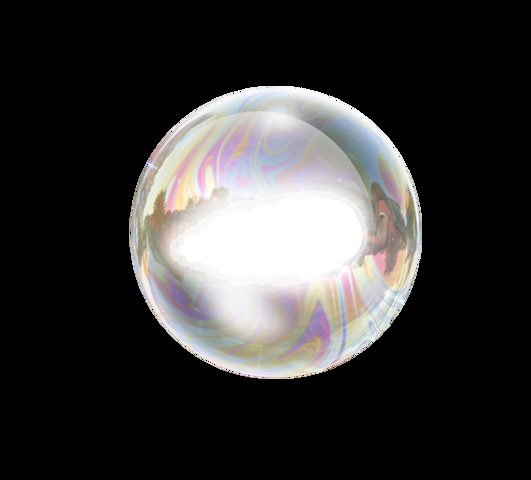
#> input picture Assets/bubble.png, 531 x 480 px, found by its file name
$ python bubble.py
#> lines starting #> are read from the running program, lines starting #| are printed output that depends on the picture
import cv2
import numpy as np
import random
import time

# Bubble class to manage individual bubbles
class Bubble:
    def __init__(self, x, y, radius, delay):
        self.x = x
        self.y = y
        self.radius = radius
        self.delay = delay  # Time delay for the bubble to appear
        self.start_time = time.time()  # Record the start time
        self.active = False  # Whether the bubble is active/visible

    def move(self):
        # Activate the bubble after the delay
        if not self.active and (time.time() - self.start_time) > self.delay:
            self.active = True

        # Move the bubble upward if it's active
        if self.active:
            self.y -= random.randint(1, 5)
            # If the bubble goes above the screen, reset its position and delay
            if self.y < -self.radius:
                self.reset()

    def reset(self):
        self.y = random.randint(480, 500)  # Reset to bottom
        self.x = random.randint(0, 640)  # Randomize horizontal position
        self.radius = random.randint(5, 15)  # Randomize size
        self.delay = random.uniform(0.5, 3)  # Randomize delay
        self.start_time = time.time()  # Reset the timer
        self.active = False  # Deactivate until delay passes

def overlay_png(frame, bubble_png, x, y, size):
    # Resize the PNG bubble to match the given size
    bubble_resized = cv2.resize(bubble_png, (size, size), interpolation=cv2.INTER_AREA)

    # Extract the alpha channel and RGB channels
    b_h, b_w, _ = bubble_resized.shape
    alpha = bubble_resized[:, :, 3] / 255.0  # Normalize alpha to [0, 1]
    bubble_rgb = bubble_resized[:, :, :3]

    # Ensure the bubble is within the frame bounds
    y1, y2 = max(0, y - b_h // 2), min(frame.shape[0], y + b_h // 2)
    x1, x2 = max(0, x - b_w // 2), min(frame.shape[1], x + b_w // 2)

    # Adjust bubble and alpha dimensions if cropped by the frame
    b_y1 = max(0, -y + b_h // 2)
    b_y2 = b_y1 + (y2 - y1)
    b_x1 = max(0, -x + b_w // 2)
    b_x2 = b_x1 + (x2 - x1)

    # Check for valid crop dimensions
    if y1 < y2 and x1 < x2 and b_y1 < b_y2 and b_x1 < b_x2:
        # Blend the bubble with the frame using the alpha channel
        for c in range(3):  # RGB channels
            frame[y1:y2, x1:x2, c] = (
                frame[y1:y2, x1:x2, c] * (1 - alpha[b_y1:b_y2, b_x1:b_x2]) +
                bubble_rgb[b_y1:b_y2, b_x1:b_x2, c] * alpha[b_y1:b_y2, b_x1:b_x2]
            )

def add_underwater_effect(frame, bubbles, bubble_png, time_factor):
    # Apply bluish-green color overlay
    overlay = frame.copy()
    overlay[:, :, 0] = cv2.addWeighted(overlay[:, :, 0], 1, np.full_like(overlay[:, :, 0], 50), 0.5, 0)  # Blue
    overlay[:, :, 1] = cv2.addWeighted(overlay[:, :, 1], 1, np.full_like(overlay[:, :, 1], 30), 0.5, 0)  # Green
    frame = cv2.addWeighted(frame, 0.7, overlay, 0.3, 0)

    # Add dynamic distortion effect (wave-like pattern)
    rows, cols, _ = frame.shape
    distortion_map_x = np.tile(np.linspace(0, cols - 1, cols), (rows, 1)).astype(np.float32)
    distortion_map_y = np.tile(np.linspace(0, rows - 1, rows), (cols, 1)).T.astype(np.float32)

    # Time-based randomness added to the sinusoidal distortion to simulate underwater movement
    random_shift = random.uniform(-5, 5)  # Random variation in the distortion
    sinusoid = 10 * np.sin(2 * np.pi * (distortion_map_y / 180 + time_factor) + random_shift).astype(np.float32)
    distortion_map_x += sinusoid

    # Apply the distortion map to the frame
    # frame = cv2.remap(frame, distortion_map_x, distortion_map_y, interpolation=cv2.INTER_LINEAR, borderMode=cv2.BORDER_REFLECT)

    # Draw bubbles
    for bubble in bubbles:
        bubble.move()
        if bubble.active:
            overlay_png(frame, bubble_png, bubble.x, bubble.y, bubble.radius * 2)

    # Apply a slight blur to make the effect more realistic
    frame = cv2.GaussianBlur(frame, (5, 5), 0)

    return frame

# Load the bubble PNG with alpha channel
bubble_png = cv2.imread('bubble.png', cv2.IMREAD_UNCHANGED)  # Ensure the image has an alpha channel
#> bubble_png is the input picture: shape (480, 531, 4); mean B, G, R, A 54.1, 54.5, 55.6, 23.9

# Initialize the webcam feed
cap = cv2.VideoCapture(0)

# Generate initial bubbles with random delays
bubble_count = 30
bubbles = [
    Bubble(random.randint(0, 640), random.randint(480, 500), random.randint(5, 15), random.uniform(0.5, 3))
    for _ in range(bubble_count)
]

# Initialize time factor for underwater movement
time_factor = 0

while True:
    ret, frame = cap.read()
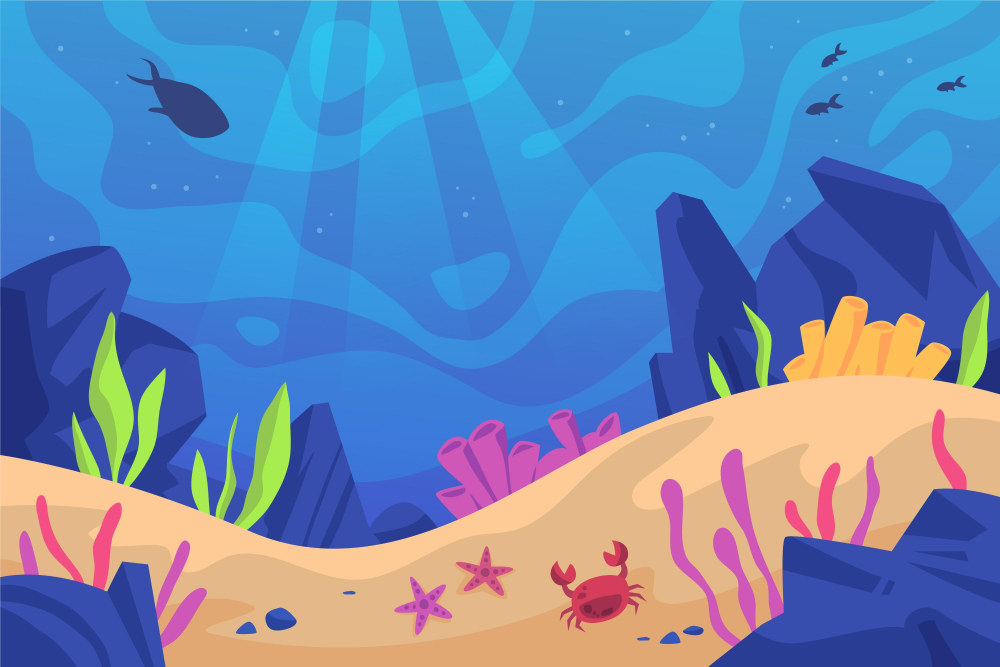
#> input picture sea.jpg, 3000 x 2000 px, given in place of the camera (shown at 1/3 size)
#> frame is the input picture: shape (2000, 3000, 3); mean B, G, R 181, 136.5, 103.9
    if not ret:
        break

    # Flip the frame horizontally for a mirror effect
    frame = cv2.flip(frame, 1)
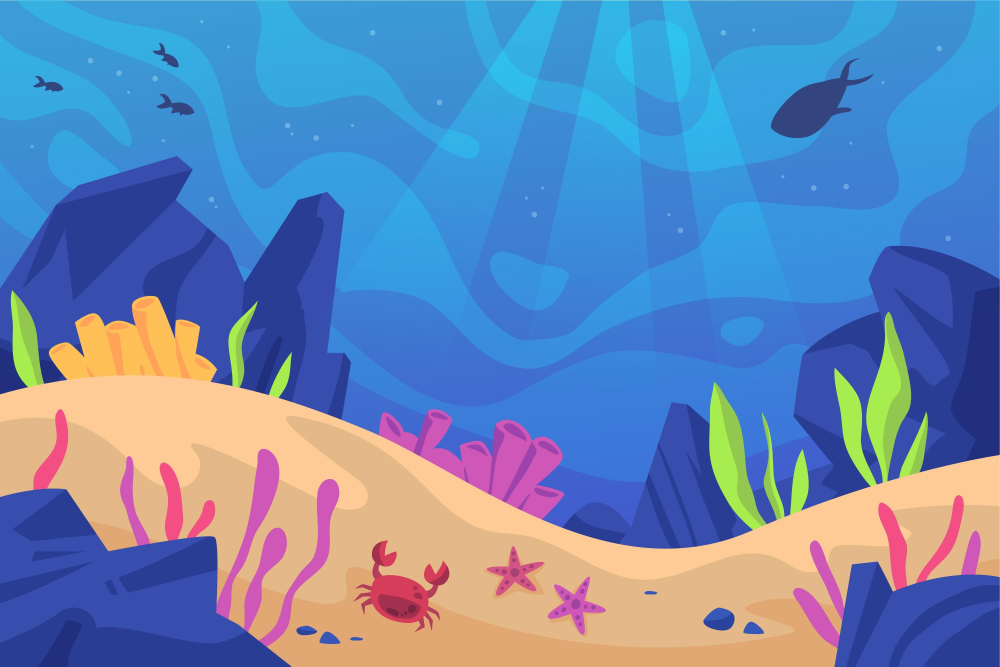
#> frame: shape (2000, 3000, 3) (shown at 1/3 size); mean B, G, R 181, 136.5, 103.9

    # Apply the underwater effect with floating bubbles, passing the time factor
    underwater_frame = add_underwater_effect(frame, bubbles, bubble_png, time_factor)
#> in add_underwater_effect, `overlay[:, :, 0] = cv2.addWeighted(overlay[:, :, 0], 1, np.full_like(o..`:
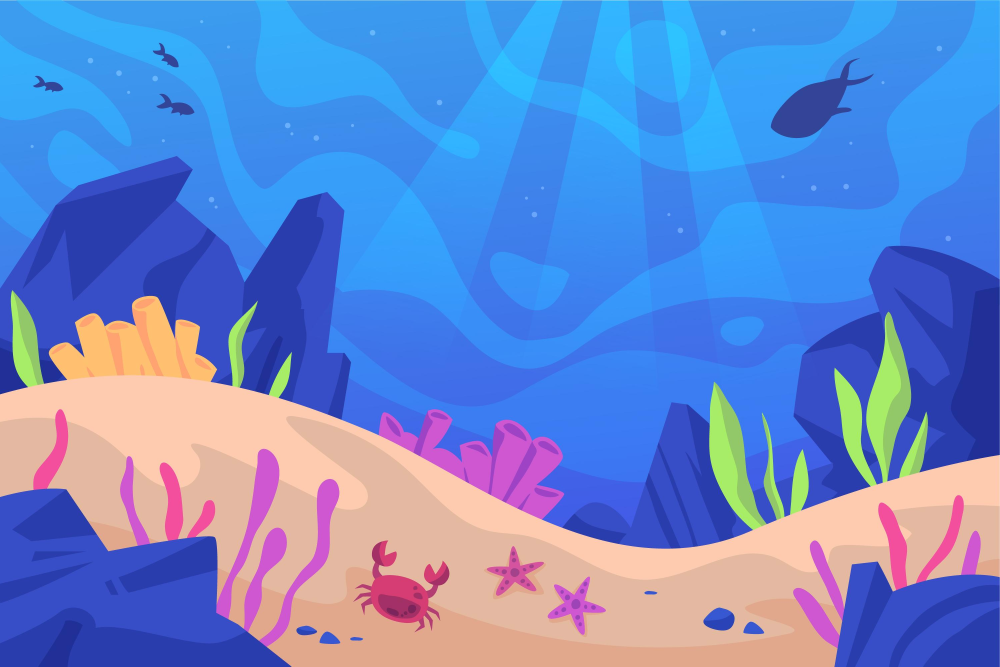
#> overlay: shape (2000, 3000, 3) (shown at 1/3 size); mean B, G, R 205.9, 136.5, 103.9
#> the loop in add_underwater_effect, `for bubble in bubbles:` made 30 passes
#> pass 3, in overlay_png (call 2), `bubble_resized = cv2.resize(bubble_png, (size, size), interpolation=cv..`:
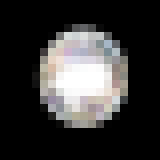
#> bubble_resized: shape (20, 20, 4) (shown 8 times larger); mean B, G, R, A 54, 54.5, 55.6, 23.9
#> pass 3, in overlay_png (call 2), `alpha = bubble_resized[:, :, 3] / 255.0`:
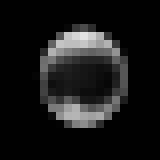
#> alpha: shape (20, 20) float64 (shown 8 times larger); min 0, max 0.882, mean 0.0937

    # Display the processed frame
    cv2.imshow('Underwater Effect', underwater_frame)

    # Increment the time factor to animate the distortion slowly
    time_factor += 0.1  # Slow down the rate of change for the distortion movement

    # Exit on pressing 'q'
    if cv2.waitKey(1) & 0xFF == ord('q'):
#> (key q is pressed here)
        break

# Release resources
cap.release()
cv2.destroyAllWindows()
